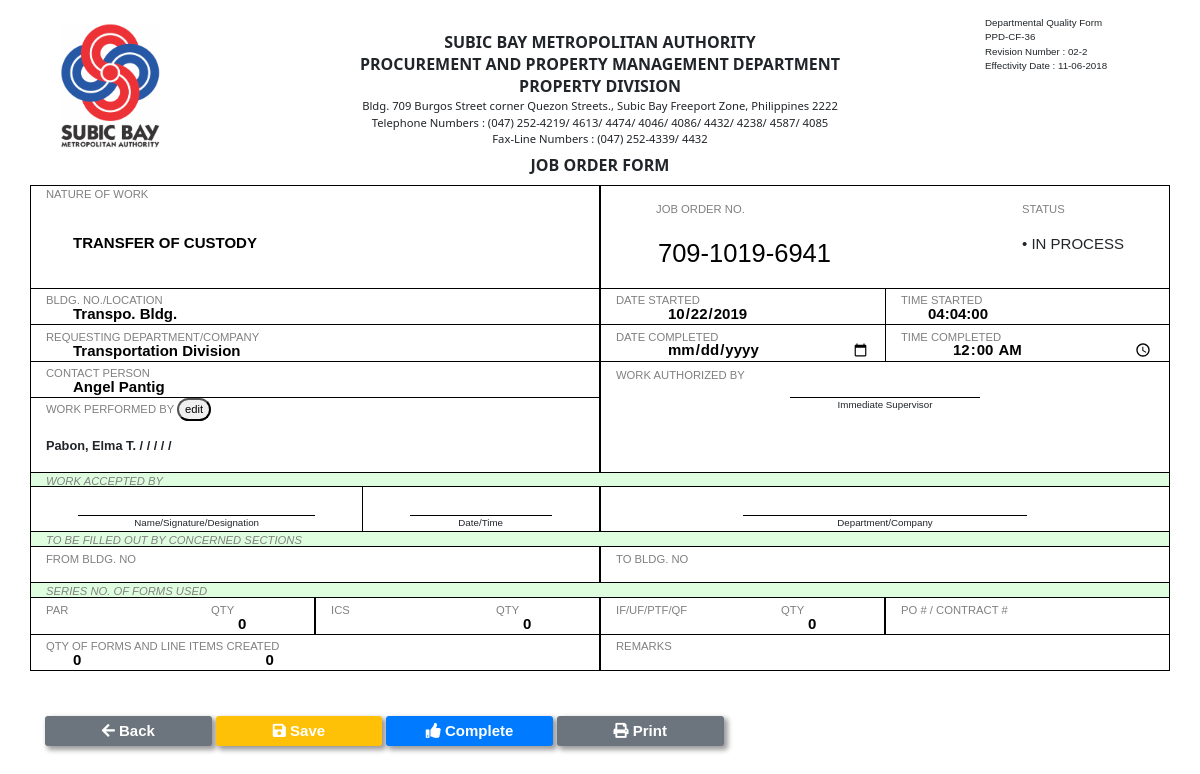
Screenshot of /_inventory/edit.php?id=6941 (signed in) with the database file from the repository.
### tables this page shows
CREATE TABLE `jo_master` (
  `ID` int(8) NOT NULL,
  `JOB_ORDER_num` varchar(255) NOT NULL,
  `STATUS` varchar(255) NOT NULL,
  `SECTION` varchar(255) NOT NULL,
  `DATE_STARTED` date NOT NULL,
  `TIME_STARTED` time NOT NULL,
  `DATE_COMPLETED` date NOT NULL,
  `TIME_COMPLETED` time DEFAULT NULL,
  `LOCATION` varchar(255) NOT NULL,
  `REQUESTING_COMPANY_DEPARTMENT` varchar(255) NOT NULL,
  `CONTACT_PERSON` varchar(255) NOT NULL,
  `NATURE_OF_WORK` varchar(255) NOT NULL,
  `PO_CONTRACT` varchar(255) DEFAULT NULL,
  `PAR` varchar(255) DEFAULT NULL,
  `PAR_QTY` int(11) DEFAULT NULL,
  `ICS` varchar(255) DEFAULT NULL,
  `ICS_QTY` int(11) DEFAULT NULL,
  `I_F` varchar(255) DEFAULT NULL,
  `I_F_QTY` int(255) DEFAULT NULL,
  `FORMS` int(11) DEFAULT NULL,
  `ITEMS` int(11) NOT NULL,
  `CHECKED` int(255) NOT NULL,
  `RECEIVED_BY` varchar(255) NOT NULL,
  `DATE_TIME_RECEIVED` varchar(0) DEFAULT NULL,
  `FROM_BLDG` varchar(255) DEFAULT NULL,
  `TO_BLDG` varchar(255) DEFAULT NULL,
  `REMARKS` varchar(255) DEFAULT NULL,
  `EMPLOYEES` text NOT NULL,
  `EMPLOYEES_2` varchar(255) DEFAULT NULL,
  `EMPLOYEES_3` varchar(255) DEFAULT NULL,
  `EMPLOYEES_4` varchar(255) DEFAULT NULL,
  `EMPLOYEES_5` varchar(255) DEFAULT NULL,
  `EMPLOYEES_6` varchar(255) DEFAULT NULL
);

### _inventory/edit.php (the view, shortened to what this page needs)
<?php
include '../DBController.php';
if(isset($_SESSION['account1'])){
$id=$_GET['id'];
	$sql=$db->prepare("SELECT * FROM jo_master WHERE ID=".$id);
	$sql->execute();
	 $row=$sql->fetch(PDO::FETCH_ASSOC)
?>
<!DOCTYPE html>
<html>
<head>
        <link rel="stylesheet" type="text/css" href="../vendor/sweetalert2.css">
        <link rel="stylesheet" type="text/css" href="../vendor/animate.css">
        <link href="../vendor/bootstrap/css/bootstrap.min.css" rel="stylesheet">
        <link rel="stylesheet" type="text/css" href="../vendor/elusive-icons.css">
        <link href="../vendor/fontawesome-free/css/all.min.css" rel="stylesheet" type="text/css">
        <link rel="stylesheet" type="text/css" href="../w3.css">
</head>
<body onload="totalxzs()">
<div class="harang3 HWP" id="harang3" hidden="hidden">
		<center>
			<div style="position:fixed; bottom:5%; width: 100%">
			<a href="index.php" class="HWP">
			<a/>
			<br>
			</div>
		</center>
</div>
<br>
<div class="container" >
	<div class="row" style="margin: 0 !important">
		<div class="col-2" style="margin: 0 !important">
			<img src="../img/sbma.png" width="65%">
		</div>
		<div class="col-8">
			<center>
				<h6><b>SUBIC BAY METROPOLITAN AUTHORITY</b></h6>
				<h6 style="margin-top: -7px"><b>PROCUREMENT AND PROPERTY MANAGEMENT DEPARTMENT</b></h6>
				<h6 style="margin-top: -7px"><b>PROPERTY DIVISION</b></h6>
				<h6 style="margin-top: -7px; font-size: .75em">Bldg. 709 Burgos Street corner Quezon Streets., Subic Bay Freeport Zone, Philippines 2222</h6>
				<h6 style="margin-top: -7px; font-size: .75em">Telephone Numbers : (047) 252-4219/ 4613/ 4474/ 4046/ 4086/ 4432/ 4238/ 4587/ 4085</h6>
				<h6 style="margin-top: -7px; font-size: .75em">Fax-Line Numbers : (047) 252-4339/ 4432</h6>
				<h6><b>JOB ORDER FORM</b></h6>
			</center>
		</div>
		<div class="col-2">
			<p style="margin-top: -7px; font-size: .65em">Departmental Quality Form <br> PPD-CF-36 <br>Revision Number : 02-2 <br>Effectivity Date : 11-06-2018</p>
		</div>
	</div>
</div>
<div class="container">
	<form action="new_JO_saver.php" method="POST" id="trupa">
		<div class="row">
			<div class="bossbox col">
				<p class="labelX" style="margin-top: 0px !important">NATURE OF WORK</p>
				<input class="inputX" name="xNature" type="text" value="<?=$row['NATURE_OF_WORK']?>" readonly>
			</div>
			<div class="bossbox col">
				<dir class="row">
					<div class="col">
						<p class="labelX" style="margin-top: 0px !important">JOB ORDER NO.</p>
						<input class="" type="text" name="xJO" value="<?=$row['JOB_ORDER_num']?>" id="newJO" readonly style="background-color: transparent; border: none; font-size: 1.7em">
					</div>
					<div class="col">
						<p class="labelX" style="margin-top: 0px !important">STATUS</p>
							<p id="status">• IN PROCESS</p>
					</div>
				</dir>
			</div>
		</div>
		<div class="row">
			<div class="bossbox col">
				<input class="inputX" type="text" name="xLocation" value="<?=$row['LOCATION']?>">
				<p class="labelX">BLDG. NO./LOCATION</p>
			</div>
			<div class="bossbox col">
				<div class="row">
					<div class="col-6">
						<input class="inputX" type="date" name="xDateStart" id="Dstart" readonly value="<?=$row['DATE_STARTED']?>">
						<p class="labelX">DATE STARTED</p>
					</div>
					<div class="col-6 leftB">
						<input class="inputX" type="text" name="xTimeStart" id="Tstart" readonly value="<?=$row['TIME_STARTED']?>">
						<p class="labelX">TIME STARTED</p>
					</div>
				</div>
			</div>
		</div>
		<div class="row">
			<div class="bossbox col">
				<input class="inputX" type="text" name="xRequestingCompany" value="<?=$row['REQUESTING_COMPANY_DEPARTMENT']?>">
				<p class="labelX">REQUESTING DEPARTMENT/COMPANY</p>
			</div>
			<div class="bossbox col">
				<div class="row">
					<div class="col-6">
						<input class="inputX" type="date" name="xDateComp" id="toda" value="<?=$row['DATE_COMPLETED']?>">
						<p class="labelX">DATE COMPLETED</p>
					</div>
					<div class="col-6 leftB">
						<input class="inputX" type="time" name="xTimeComp" id="toti" value="<?=$row['TIME_COMPLETED']?>">
						<p class="labelX">TIME COMPLETED</p>
					</div>
				</div>
			</div>
		</div>
		<div class="row">
			<div class="bossbox col">
				<input class="inputX" type="text" name="xContactPerson" value="<?=$row['CONTACT_PERSON']?>">
				<p class="labelX">CONTACT PERSON</p>
			</div>
			<div class="bossbox col">
			</div>
		</div>
		<div class="row">
			<div class="bossbox col" style="height: 75px" id="employee_contain">
				<p style="font-size: .75em; color: gray">WORK PERFORMED BY <button type="button" name="add" id="add" data-toggle="modal" data-target="#addEmployee" class="HWP" style="border-radius: 25px">edit</button></p>
				<p style="font-weight: bold; font-size: .85em">
					<?=$row['EMPLOYEES']?> /
					<?=$row['EMPLOYEES_2']?> /
					<?=$row['EMPLOYEES_3']?> /
					<?=$row['EMPLOYEES_4']?> /
					<?=$row['EMPLOYEES_5']?> /
				</p>
			</div>
			<div class="col leftB rightB">
				<div class="row">
					<div class="col-4">
						<p class="labelX" style="margin-top: -30px !important">WORK AUTHORIZED BY</p>
					</div>
					<div class="col-4 topB" style="font-size: .65em">
						<center>Immediate Supervisor</center>
					</div>
					<div class="col-4">
					</div>
				</div>
			</div>
		</div>
		<div class="row" style="background-color: rgba(150,250,150,.3); margin: none !important; height: 15px; border: 1px solid black">
			<p style="margin: none !important; padding: none !important; color: gray; background-color: transparent !important; font-size: .75em; margin-left: 15px"><i> WORK ACCEPTED BY</i></p>
		</div>
		<div class="row">
			<div class="col leftB rightB">
				<div class="row">
					<div class="col-1"></div>
					<div class="col-5 topB" style="font-size: .65em;margin-top: 5%">
						<center>Name/Signature/Designation</center>
					</div>
					<div class="col-1"></div>
					<div class="col-1 leftB"></div>
					<div class="col-3 topB" style="font-size: .65em;margin-top: 5%">
						<center>Date/Time</center>
					</div>
					<div class="col-1"></div>
				</div>
			</div>
			<div class="col leftB rightB">
				<div class="row">
					<div class="col-3">
					</div>
					<div class="col-6 topB" style="font-size: .65em;margin-top: 5%">
						<center>Department/Company</center>
					</div>
					<div class="col-3">
					</div>
				</div>
			</div>
		</div>
		<div class="row topB leftB rightB" style="background-color: rgba(150,250,150,.3); margin: none !important; height: 15px;">
			<p style="margin: none !important; padding: none !important; color: gray; background-color: transparent !important; font-size: .75em; margin-left: 15px"><i> TO BE FILLED OUT BY CONCERNED SECTIONS </i></p>
		</div>
		<div class="row">
			<div class="bossbox col">
				<input class="inputX" type="text" name="xFromBLDG" value="<?=$row['FROM_BLDG']?>">
				<p class="labelX">FROM BLDG. NO</p>
			</div>
			<div class="bossbox col">
				<input class="inputX" type="text" name="xToBLDG" value="<?=$row['TO_BLDG']?>">
				<p class="labelX">TO BLDG. NO</p>
			</div>
		</div>
		<div class="row topB leftB rightB" style="background-color: rgba(150,250,150,.3); margin: none !important; height: 15px;">
			<p style="margin: none !important; padding: none !important; color: gray; background-color: transparent !important; font-size: .75em; margin-left: 15px"><i> SERIES NO. OF FORMS USED </i></p>
		</div>
		<div class="row">
			<div class="bossbox col-3">
				<div class="row">
					<div class="col-7">
						<input class="inputXXX" type="text" name="xPAR" value="<?=$row['PAR']?>">
						<p class="labelX">PAR</p>
					</div>
					<div class="col-5">
						<input class="inputX" type="number" name="xPAR_Q" id="qtyPAR" onchange="totalxzs()" value="<?=$row['PAR_QTY']?>">
						<p class="labelX">QTY</p>
					</div>
				</div>
			</div>
			<div class="bossbox col-3">
				<div class="row">
					<div class="col-7">
						<input class="inputXXX" type="text" name="xICS" value="<?=$row['ICS']?>">
						<p class="labelX">ICS</p>
					</div>
					<div class="col-5">
						<input class="inputX" type="number" name="xICS_Q" id="qtyICS" onchange="totalxzs()" value="<?=$row['ICS_QTY']?>">
						<p class="labelX">QTY</p>
					</div>
				</div>
			</div>
			<div class="bossbox col-3">
				<div class="row">
					<div class="col-7">
						<input class="inputXXX" type="text" name="xI_F" value="<?=$row['I_F']?>">
						<p class="labelX">IF/UF/PTF/QF</p>
					</div>
					<div class="col-5">
						<input class="inputX" type="number" name="xI_F_Q" id="qtyIF" onchange="totalxzs()" value="<?=$row['I_F_QTY']?>">
						<p class="labelX">QTY</p>
					</div>
				</div>
			</div>
			<div class="bossbox col-3">
				<div class="row">
					<div class="col-8">
						<input class="inputXXX" type="text" name="xPO" value="<?=$row['PO_CONTRACT']?>">
						<p class="labelX">PO # / CONTRACT #</p>
					</div>
				</div>
			</div>
		</div>
		<div class="row bottomB">
			<div class="bossbox col">
				<input class="inputX" type="text" name="xForms" style="width: 35%" id="num_forms" readonly value="<?=$row['FORMS']?>">
				<input class="inputX" type="text" name="xItems" style="width: 35%" id="num_items" value="<?=$row['ITEMS']?>">
				<p class="labelX">QTY OF FORMS AND LINE ITEMS CREATED</p>
			</div>
			<div class="bossbox col">
				<input class="inputX" type="text" name="xRemarks" value="<?=$row['REMARKS']?>">
				<p class="labelX">REMARKS</p>
			</div>
		</div>
		<br><br>
		<a href="index.php"><button type="button" id="iback" class="mybutt btn-secondary HWP"> <span class="fa fa-arrow-left"></span> Back </button></a>
		<button type="submit" name="inprocess" id="submit" onclick="gun1()" class="mybutt bg-warning HWP"> <span class="fa fa-save"></span> Save </button>
		<button type="submit" name="finalize" id="finalize" onclick="gun2()" class="mybutt bg-primary HWP"> <span class="fa fa-thumbs-up"></span> Complete </button>
		<button type="button" id="iprint" onclick="window.print();" class="mybutt btn-secondary HWP"> <span class="fa fa-print"></span> Print </button>
	</form>
</div>
<br>
</body>
</html>
<?php
}else{
  header('location:../index.php');
}
?>

### w3.css (style rules this page uses)
html { box-sizing:border-box }
*,*:before,*:after { box-sizing:inherit }
html { -ms-text-size-adjust:100%;-webkit-text-size-adjust:100% }
body { margin:0 }
[hidden],template { display:none }
a { background-color:transparent }
b,strong { font-weight:bolder }
img { border-style:none }
button,input,select,textarea,optgroup { font:inherit;margin:0 }
button,input { overflow:visible }
button,select { text-transform:none }
button,[type=button],[type=reset],[type=submit] { -webkit-appearance:button }
html,body { font-family:Verdana,sans-serif;font-size:15px;line-height:1.5 }
html { overflow-x:hidden }
h6 { font-size:16px }
h1,h2,h3,h4,h5,h6 { font-family:"Segoe UI",Arial,sans-serif;font-weight:400;margin:10px 0 }
img { vertical-align:middle }
a { color:inherit }

### _inventory/edit.php (style rules this page uses)
* { outline: none !important; }
.bossbox { overflow: hidden;padding: none !important; margin: none !important;border: 1px solid black; border-bottom: none !important }
.inputX { outline: none !important; background-color: transparent !important; height: 50px; vertical-align: text-bottom !important; text-indent: 25px; width: 100%; margin: none !important;border: none; padding: none !important; font-weight: bold; }
.inputXXX { outline: none !important; background-color: transparent !important; height: 50px; vertical-align: text-bottom !important; width: 100%; margin: none !important;border: none; padding: none !important; font-size: .85em; font-weight: bold; }
.labelX { color: gray; background-color: transparent !important; font-size: .75em; margin-top: -50px !important; margin-right: -2px !important; }
.row { padding: none !important; margin: none !important }
.mybutt { border:none; border-radius: 3px; height: 30px; padding: none !important; color: white; font-size: 1em; font-weight: bold; box-shadow: 3px 3px 5px 1px rgba(10,10,10,.4); width: 15% }
.col { margin: none !important; padding: none !important }
.leftB { border-left: 1px solid black }
.rightB { border-right: 1px solid black }
.topB { border-top: 1px solid black }
.bottomB { border-bottom: 1px solid black }
form { padding: none !important; margin: none !important }
.harang3 { position:fixed; padding:0; margin:0; top:0; left:0; width: 100%; height: 100%; background:rgba(255,0,0,0.3); z-index: 1 }

### rows the page displays
jo_master: xNature "TRANSFER OF CUSTODY", xJO "709-1019-6941", xLocation "Transpo. Bldg.", xDateStart "10/22/2019", xTimeStart "04:04:00", xRequestingCompany "Transportation Division", xTimeComp "00:00:00", xContactPerson "Angel Pantig", EMPLOYEES "Pabon, Elma T.", xPAR_Q "0", xICS_Q "0", xI_F_Q "0", xForms "0", xItems "0"
